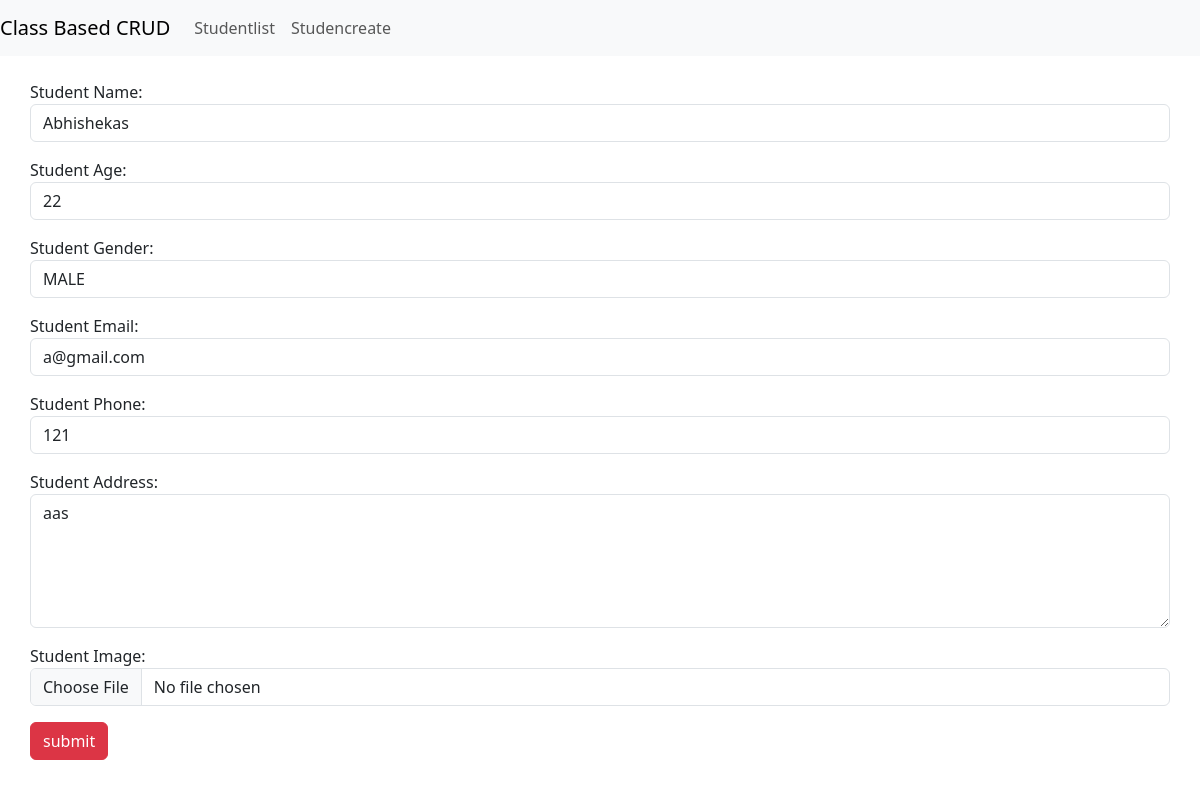
The app's page /StudentUpdateview/2 with its own data.
### crudapp/models.py (models this page shows, shortened)
class Student(models.Model):
    sname=models.CharField(max_length=30)
    sage=models.IntegerField()
    sgender=models.CharField(max_length=40,choices=gender)
    semail=models.EmailField(max_length=60)
    sphone=models.CharField(max_length=10)
    saddress=models.TextField()
    simage=models.ImageField(upload_to='student')

### crudapp/views.py (the view)
# urls.py: path('StudentUpdateview/<int:id>',StudentUpdateview.as_view(),name='StudentUpdateview'),
class StudentUpdateview(SuccessMessageMixin,UpdateView):
    model=Student
    form_class=StudentForm
    pk_url_kwarg='id'
    template_name="studentdetail.html"
    success_url='/studentlist'
    success_message="Form Updated successfully"

### templates/studentdetail.html (shortened to what this page needs)
{% extends 'base.html' %}
{% block content %}
<div class="container pt-4"  enctype="multipart/form-data" novalidate>
   <form  method="post" >
    {{form.as_p}}
    <input type="submit" class="btn btn-danger" value="submit">
   </form>
</div>
{% endblock %}

### records on screen
Student: sname "Abhishekas", sage "22", sgender "MALE", semail "a@gmail.com", sphone "121", saddress "aas"
